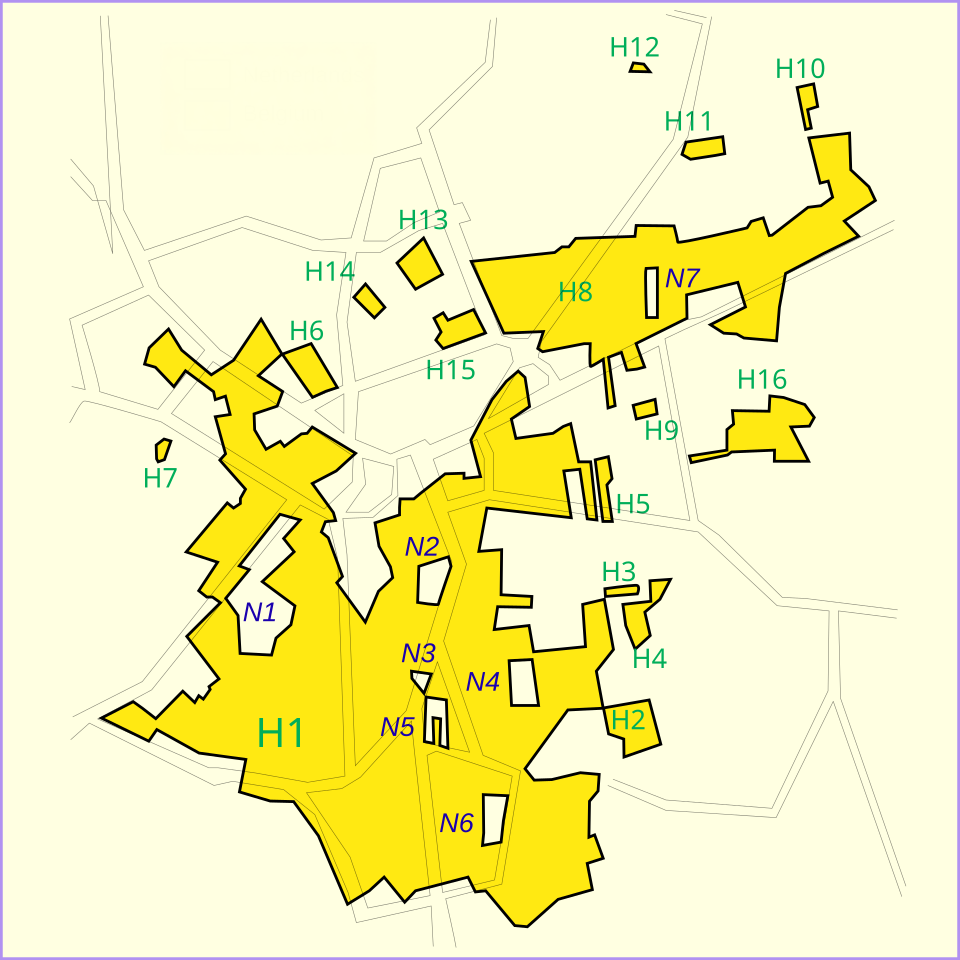
#> input picture Source_manim_reference/welchlabs_videos/_2025/backprop_3/notebooks/Baarle-Nassau_-_Baarle-Hertog-en no legend.png, 960 x 960 px
$ python -i smoother_border_finding.py   (imports and definitions only)
#> lines starting #> are read from the running program, lines starting #| are printed output that depends on the picture
#> further down, picture is the input picture: shape (960, 960, 3); mean B, G, R 179.5, 241.4, 245.1
import cv2
import numpy as np
from scipy.ndimage import gaussian_filter
from scipy.interpolate import interp1d
from typing import List, Tuple, Optional
import matplotlib.pyplot as plt

def find_smooth_contours(boolean_image: np.ndarray, min_contour_area: int=50, gaussian_sigma: float=0.5, method: str='interpolate', num_points: int=100, epsilon_factor: float=0.001, closing_kernel_size: int=3) -> List[np.ndarray]:
#> called with min_contour_area = 50, gaussian_sigma = 0.5, method = 'interpolate', num_points = 100, epsilon_factor = 0.001, closing_kernel_size = 3
    if boolean_image.dtype == bool:
        image = boolean_image.astype(np.uint8) * 255
    else:
        image = (boolean_image > 0).astype(np.uint8) * 255
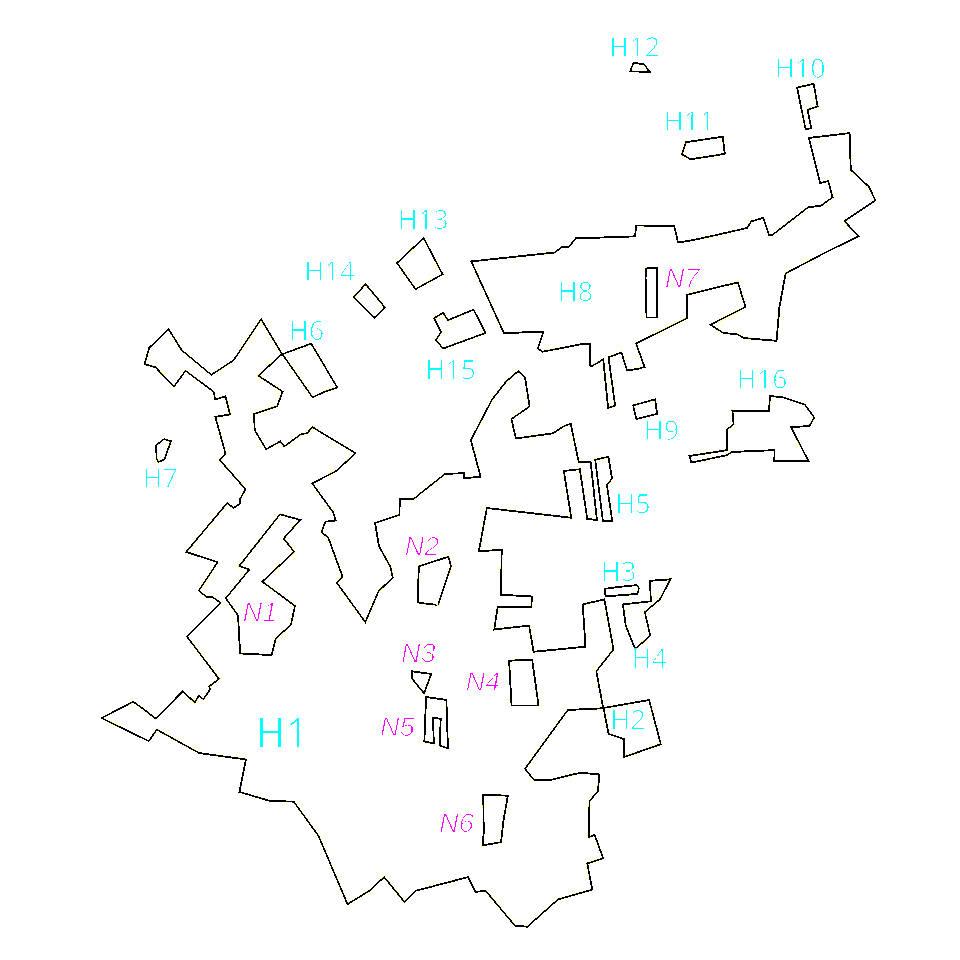
#> image: shape (960, 960, 3); mean B, G, R 251, 251, 250.6
    if closing_kernel_size > 0:
        kernel = cv2.getStructuringElement(cv2.MORPH_ELLIPSE, (closing_kernel_size, closing_kernel_size))
        image = cv2.morphologyEx(image, cv2.MORPH_CLOSE, kernel)
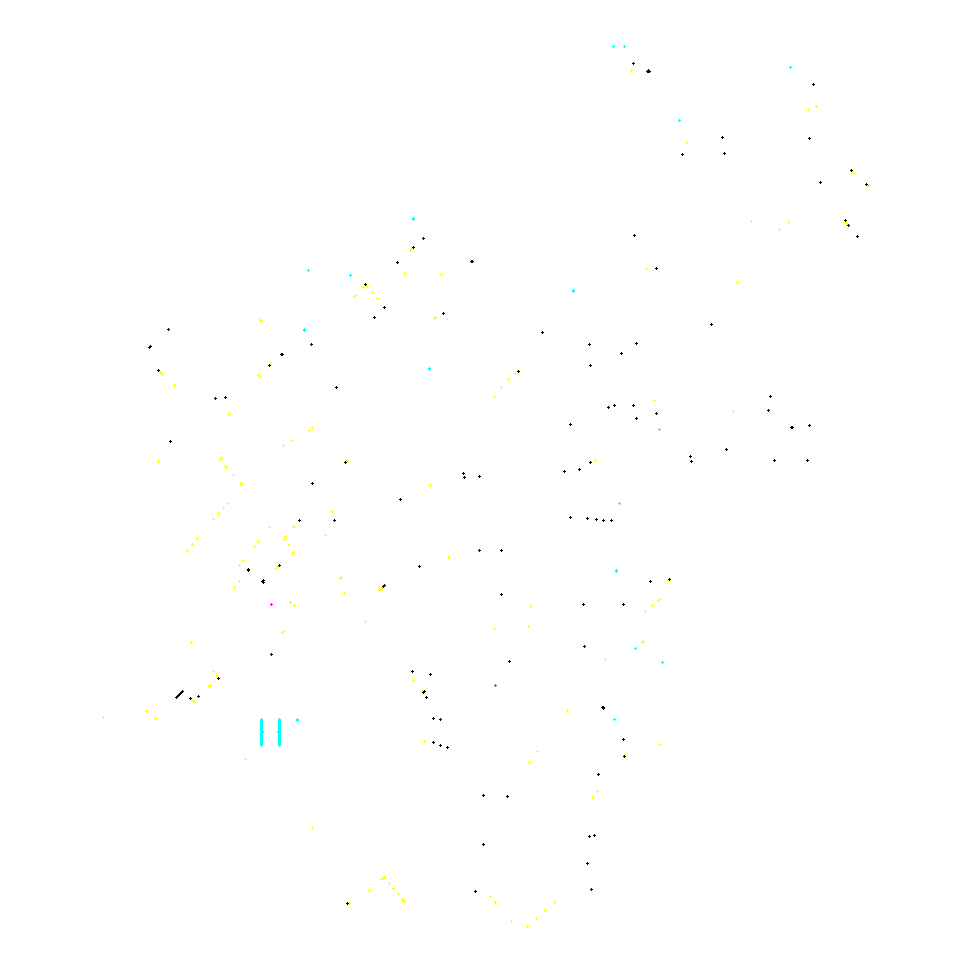
#> image: shape (960, 960, 3); mean B, G, R 254.6, 254.8, 254.8
    if gaussian_sigma > 0:
        image = gaussian_filter(image.astype(float), sigma=gaussian_sigma)
        image = (image > 127).astype(np.uint8) * 255
#> (the run stopped early here; a loop or call above may not have finished)
